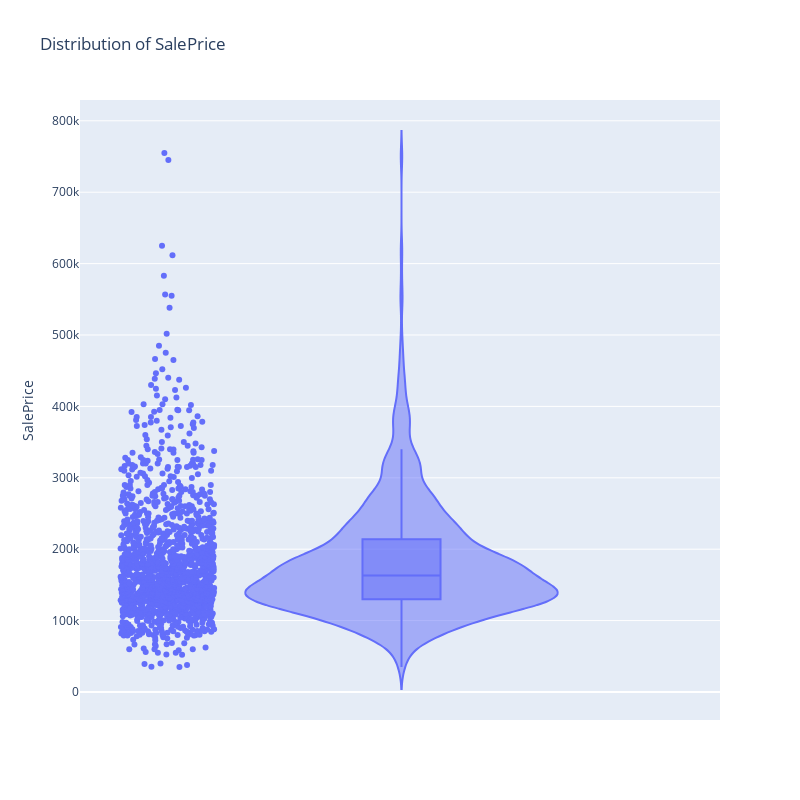

Notebook source saved alongside this figure:
### Code cell
# Plot the violin plot for SalePrice
px.violin(training_data, y='SalePrice', box=True, points='all', title='Distribution of SalePrice', width=800, height=800)

### Figure 1 — Plotly figure (JSON) as saved in the notebook; plotly's stock layout.template omitted (floating-point values rounded to 4 significant figures; data arrays with more than 128 entries replaced by an {"elided": "..."} marker saying what was removed)
{"data": [{"alignmentgroup": "True", "box": {"visible": true}, "hovertemplate": "SalePrice=%{y}<extra></extra>", "legendgroup": "", "marker": {"color": "#636efa"}, "name": "", "offsetgroup": "", "orientation": "v", "points": "all", "scalegroup": "True", "showlegend": false, "type": "violin", "x0": " ", "xaxis": "x", "y": {"elided": "1460 int values"}, "y0": " ", "yaxis": "y"}], "layout": {"height": 800, "legend": {"tracegroupgap": 0}, "title": {"text": "Distribution of SalePrice"}, "violinmode": "group", "width": 800, "xaxis": {"anchor": "y", "domain": [0, 1]}, "yaxis": {"anchor": "x", "domain": [0, 1], "title": {"text": "SalePrice"}}}}
